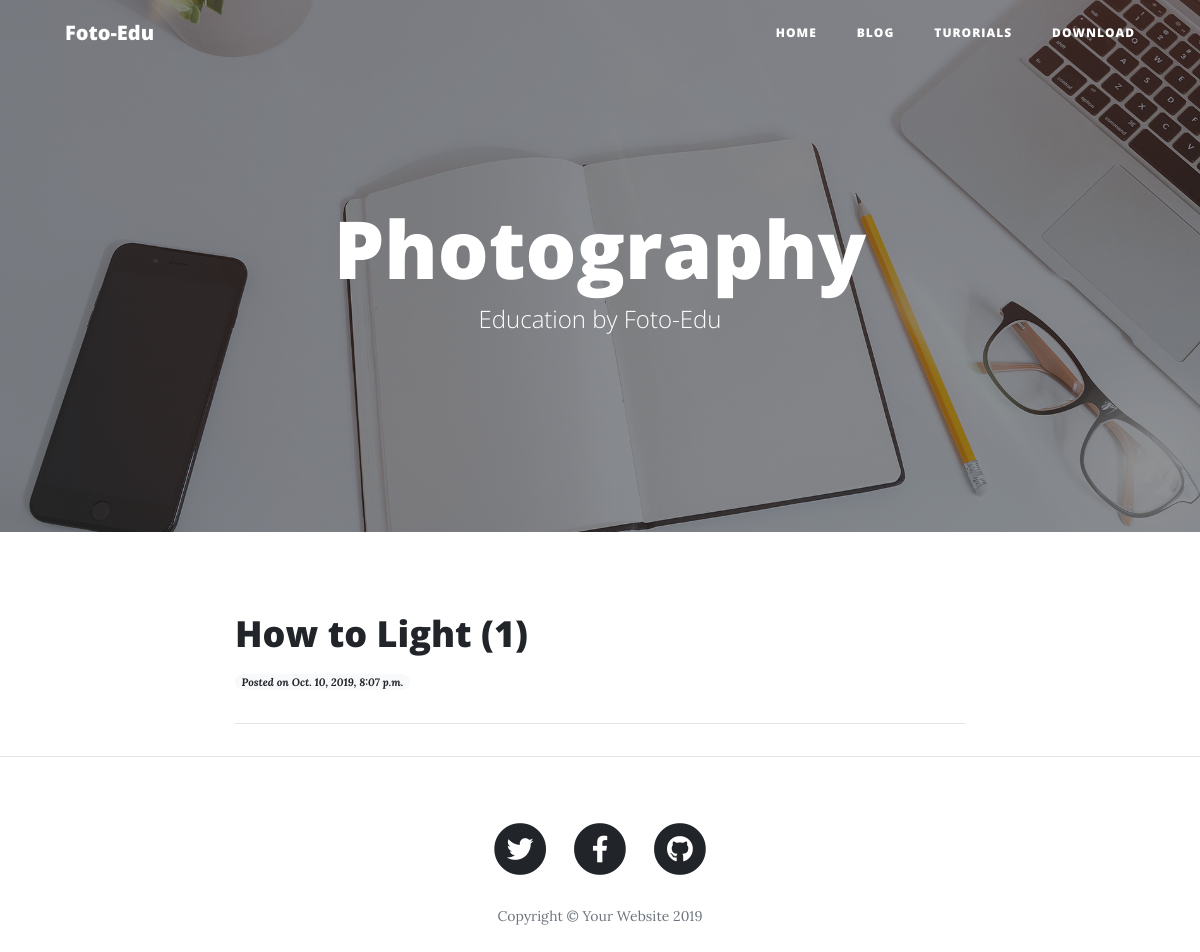
/, run on an earlier commit of the app's database.
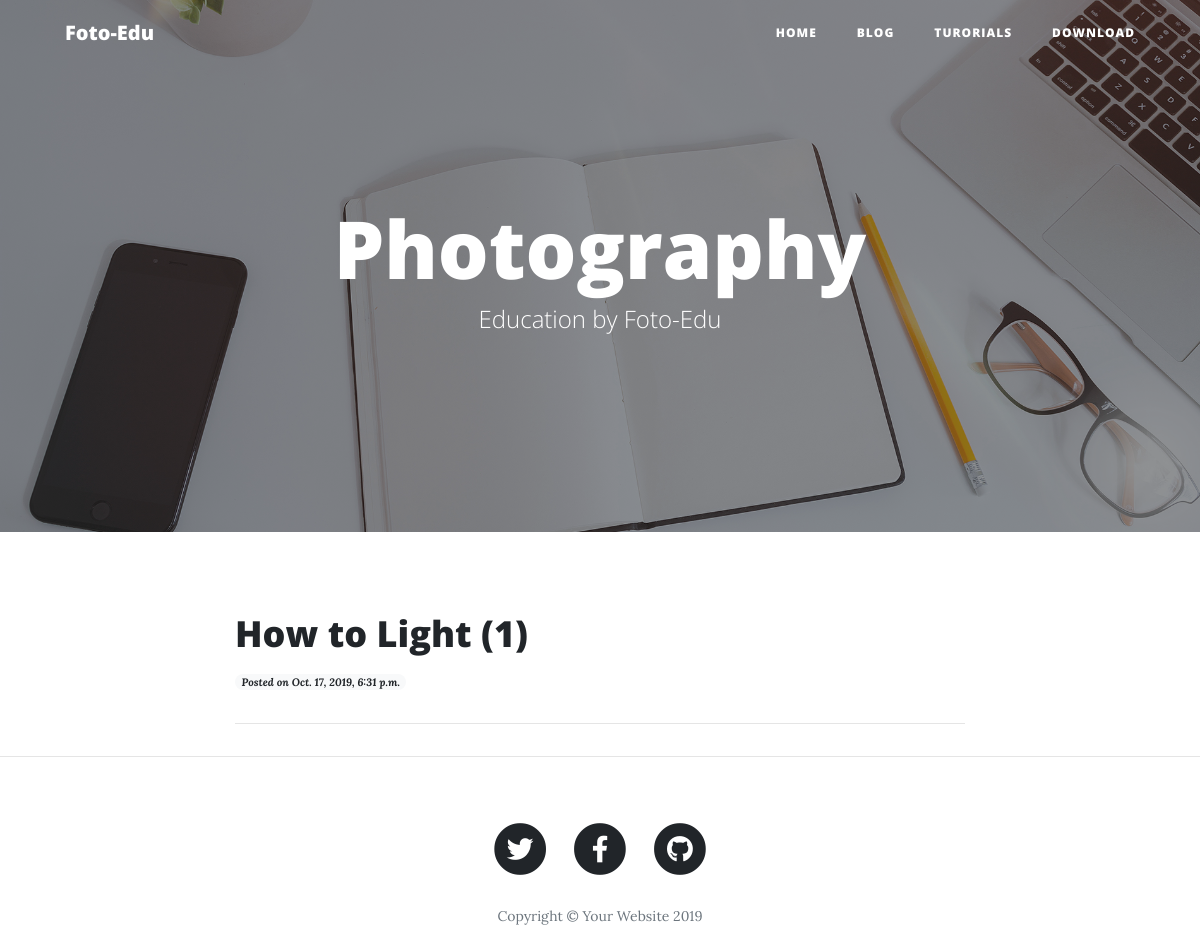
And on a later commit of the database.
### blog/models.py (models this page shows, shortened)
class Post(models.Model):
    author=models.ForeignKey(User, on_delete=models.CASCADE)
    title=models.CharField(max_length=225, blank=True, null=True )
    photo=models.ImageField(upload_to='static/img/', blank=True, null=True)
    time_to_read=models.DurationField(blank=True, null=True)
    description=RichTextUploadingField(blank=True, null=True)
    category=models.ForeignKey(Category, on_delete=models.CASCADE)
    slug=models.SlugField(default='', blank=True)
    created_at=models.DateTimeField(auto_now_add=True )
    updated_at=models.DateTimeField(auto_now=True)

### blog/views.py (the view)
# urls.py: path('', views.index, name='index'),
def index(request):
    posts=Post.objects.all()
    return render (request, 'index.html', {'posts':posts})

### templates/index.html (shortened to what this page needs)
 {% extends 'base.html' %}
 {% block 'content' %}
 <header class="masthead" style="background-image: url('/static/img/home-bg.jpg')">
     <div class="overlay"></div>
     <div class="container">
         <div class="row">
             <div class="col-lg-8 col-md-10 mx-auto">
                 <div class="site-heading">
                     <h1>Photography</h1>
                     <span class="subheading">Education by Foto-Edu</span>
                 </div>
             </div>
         </div>
     </div>
 </header>
 <div class="container">
     <div class="row">
         <div class="col-lg-8 col-md-10 mx-auto">
             {% for post in posts %}
             <div class="post-preview">
                 <a href="{% url 'blog:post' post.slug %}">
                     <h5 class="post-title">
                         {{ post.title }}
                     </h5>
                 </a>
                 <p class="post-meta"> <small> <span class="badge badge-pill badge-light">  Posted on
                         {{ post.created_at }} </small></p>
             </div>
             <hr>
             {% endfor %}
         </div>
     </div>
 </div>
 {% endblock %}

What changed in the data, as far as the page shows it:
changed Post "How to Light (1)": created_at "Oct. 10, 2019, 8:07 p.m." → "Oct. 17, 2019, 6:31 p.m."
